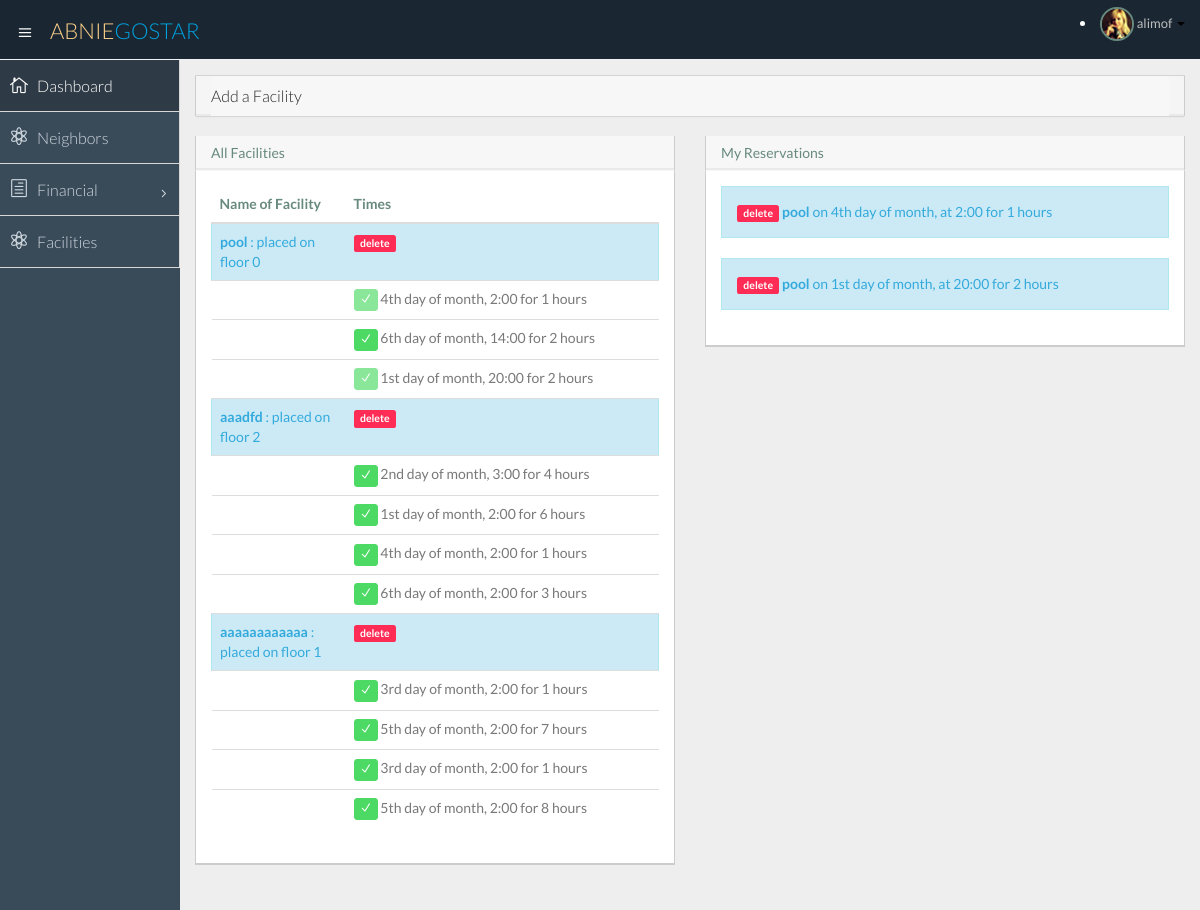
The app's page /home/facilities/ (signed in) with its own data.
### polls/models.py (models this page shows)
class Neighbor(models.Model):
    user = models.ForeignKey(User, unique=True)
    national_id = models.CharField(max_length=10, primary_key=True, null=False, default='1111')
    apartment = models.ForeignKey('Apartment', on_delete=models.CASCADE, default=0, null=True)
    sex = models.CharField(max_length=5, null=True)
    type = models.CharField(max_length=30, null=True)
    bank_account = models.CharField(max_length=30, null=True)
    _bank = models.ForeignKey('Bank', on_delete=models.CASCADE, null=True)

class Facility(models.Model):
    name = models.CharField(max_length=20, primary_key=True)
    location = models.CharField(max_length=40, null=True, blank=True)
    _building = models.ForeignKey('Building' , on_delete=models.CASCADE , null=True, blank=True)
    class Meta:
        unique_together = ('name' , '_building')

class AvailableTimes(models.Model):
    id = models.IntegerField(primary_key=True)
    facility = models.ForeignKey('Facility' , on_delete=models.CASCADE)
    day = models.IntegerField(default=1)
    hour = models.IntegerField(default=1)
    duration = models.IntegerField(default=1)
    is_reserved = models.BooleanField(default=False)

class Reservation(models.Model):
    neighbor = models.ForeignKey('Neighbor' , on_delete=models.CASCADE)
    facility = models.ForeignKey('Facility' , on_delete=models.CASCADE)
    time = models.ForeignKey('AvailableTimes', on_delete=models.CASCADE, default=1)
    class Meta:
        unique_together = ('neighbor' , 'facility', 'time')

### polls/views.py (the view, shortened to what this page needs)
# urls.py: url(r'^facilities/([a-z]+)/([0-9]+)/$', views.reserveFacility, name='reserveFacility'),
def facilities(request):#todo
    if not request.user.is_authenticated():
        return HttpResponseRedirect('/login/')
    if request.user.is_authenticated():
        user = Neighbor.objects.get(     user = User.objects.get(      username=request.user.get_username())    )
        context = {}
        context['user'] = user
        allFacilities = Facility.objects.filter(_building=user.apartment.building)
        context['facilities'] = allFacilities
        timess = {}
        for facility in allFacilities:
            temp = Reservation.objects.filter(facility=facility)
            allTimesss = []
            for t in temp:
                allTimesss.__add__([t.time])
            timess[facility.name] = AvailableTimes.objects.filter(facility___building=user.apartment.building, facility=facility).exclude(
                id__in=allTimesss
            )
        context['timess'] = timess
        myReservations = Reservation.objects.filter(neighbor=user)
        context['myReservations'] = myReservations
        if user.type == 'admin':
            form = AddFacilityForm()
            context['addFacilityForm'] = form
        return render(request, 'polls/facility.html', context)
    return HttpResponseRedirect('../../login/')

### polls/templatetags/poll_extras.py (called while the page is built)
@register.filter
def keyvalue(dict, key):
    return dict[key]

### polls/templates/polls/facility.html (shortened to what this page needs)
{% extends 'polls/temp1.html' %}
{% load poll_extras %}
{% block content %}
    {% if user.type == "admin" %}
                      <div class="panel-group m-bot20" id="accordion">
                          <div class="panel panel-default">
                              <div class="panel-heading">
                                  <h4 class="panel-title">
                                      <a class="accordion-toggle" data-toggle="collapse" data-parent="#accordion" href="#collapseOne">
                                          Add a Facility
                                      </a>
                                  </h4>
                              </div>
                          </div>
                      </div>
                                  {% endif %}
    <div class="row">
     <div class="col-sm-6">
                      <section class="panel">
                        <header class="panel-heading">
                              All Facilities
                          </header>
                      <div class="panel-body">
                      <table class="table">
                        <thead>
                        <tr>
                            <th width="30%">Name of Facility</th>
                            <th width="70%">Times</th>
                        </tr>
                        </thead>
                          <tbody>
                         {% for facility in facilities %}
                             <tr class="alert alert-info fade in">
                              <td> <strong>{{ facility.name }} </strong>:
                             placed on floor {{ facility.location }}
                              </td>
                                 <td>
                                  {% if user.type == 'admin' %}
                            <a class="label label-danger" href="{% url 'removeFacility' facility.name facility.location %}">delete</a>
                              {% endif %}
                                 </td></tr>
                                                    {% for timee in timess|keyvalue:facility.name %}
                                                        <tr><td></td>
                                                        <td><a class="btn btn-success btn-xs {% if timee.is_reserved == True %} disabled {% endif %}" href= "{% url 'reserveFacility' facility.name timee.id %}"><i class="icon_check"></i></a> {{ timee.day }}{% if timee.day == 1 %}st{% endif %}{% if timee.day == 2 %}nd{% endif %}{% if timee.day == 3 %}rd{% endif %}{% if timee.day != 1 and timee.day != 2 and timee.day != 3 %}th {% endif %}
                                                            day of month, {{ timee.hour }}:00 for {{ timee.duration }} hours</td>
                                                        </tr>
                                                    {% endfor %}
    {% endfor %}
                          </tbody>
                      </table>
                      </div>
    </section>
    </div>
    <div class="col-sm-6">
                      <section class="panel">
                        <header class="panel-heading">
                              My Reservations
                          </header>
                          <div class="panel panel-info">
                          <div class="panel-body">
                              {% for myReserve in myReservations %}
                                  <div class="alert alert-info fade in">
                                        <a class="label label-danger" href="{% url 'deleteReservation'  myReserve.neighbor.user.username myReserve.facility.name myReserve.time.id %}">delete</a>
                                      <strong>{{ myReserve.facility.name }}</strong> on
                                      {{ myReserve.time.day }}{% if myReserve.time.day == 1 %}st{% endif %}{% if myReserve.time.day == 2 %}nd{% endif %}{% if myReserve.time.day == 3 %}rd{% endif %}{% if myReserve.time.day != 1 and myReserve.time.day != 2 and myReserve.time.day != 3 %}th {% endif %}
                                      day of month,
                                      at {{ myReserve.time.hour }}:00 for {{ myReserve.time.duration }} hours
                              </div>
                              {% endfor %}
                          </div>
                          </div>
                      </section>
    </div>
    </div>
{% endblock  %}

### polls/templates/polls/temp1.html (shortened to what this page needs)
<!DOCTYPE html>
<html lang="en">
<head>
</head>
<body>
    <!DOCTYPE html>
<html lang="en">
  <head>
    {% load static %}
    {% load static %}
    <link href="{% static "polls/css/bootstrap.min.css" %}" rel="stylesheet">
    {% load static %}
    <link href="{% static "polls/css/bootstrap-theme.css" %}" rel="stylesheet">
    {% load static %}
    <link href="{% static "polls/css/elegant-icons-style.css" %}" rel="stylesheet" />
    {% load static %}
    <link href="{% static "polls/css/font-awesome.min.css" %}" rel="stylesheet" />
    {% load static %}
    <link href="{% static "polls/css/style.css" %}" rel="stylesheet">
    {% load static %}
    <link href="{% static "polls/css/style-responsive.css" %}" rel="stylesheet" />
  </head>
  <body>
  <section id="container" class="">
    {% block header %}
     <header class="header dark-bg">
            <div class="toggle-nav">
                <div class="icon-reorder tooltips" data-original-title="Toggle Navigation" data-placement="bottom"><i class="icon_menu"></i></div>
            </div>
            <a href="index.html" class="logo">Abnie<span class="lite">Gostar</span></a>
            <div class="top-nav notification-row">
                    <li class="dropdown">
                        <a data-toggle="dropdown" class="dropdown-toggle" href="#">
                            <span class="profile-ava">
                                <img alt="" src="img/avatar1_small.jpg">
                            </span>
                            <span class="username">{{ user.user.first_name}}{{ owner.user.first_name}}</span>
                            <b class="caret"></b>
                        </a>
                    </li>
            </div>
      </header>
  {% endblock %}
  {% block sidebar %}
      <aside>
          <div id="sidebar"  class="nav-collapse ">
              <ul class="sidebar-menu">
                  <li class="active">
                      <a class="" href="{%  url 'index'%}">
                          <i class="icon_house_alt"></i>
                          <span>Dashboard</span>
                      </a>
                  </li>
{% if user.type != 'owner' and owner.type != 'owner' %}
				  <li>
                      <a class="" href="{%  url 'neighbors'     %}">
                          <i class="icon_genius"></i>
                          <span>Neighbors</span>
                      </a>
                  </li>
                  <li class="sub-menu">
                      <a href="javascript:;" class="">
                          <i class="icon_document_alt"></i>
                          <span>Financial</span>
                          <span class="menu-arrow arrow_carrot-right"></span>
                      </a>
                  </li>
				  <li>
                      <a class="" href="{%  url 'facilities' %}">
                          <i class="icon_genius"></i>
                          <span>Facilities</span>
                      </a>
                  </li>
                {% endif %}
              </ul>
          </div>
      {% endblock %}
      </aside>
      <section id="main-content">
          <section class="wrapper">
              {% block content %}
                                  {% load static %}
                                                      {% load static %}
                {% endblock %}
          </section>
      </section>
  </section>
    {% load static %}
    {% load static %}
    {% load static %}
    {% load static %}
    {% load static %}
    {% load static %}
  </body>
</html>
</body>
</html>

### records on screen
Neighbor: user.first_name "alimof"
Facility: name "pool", location "0"
AvailableTimes: day "4", shows "th", hour "2", duration "1"
AvailableTimes: day "6", shows "th", hour "14", duration "2"
AvailableTimes: day "1", shows "st", hour "20", duration "2"
Facility: name "aaadfd", location "2"
AvailableTimes: day "2", shows "nd", hour "3", duration "4"
AvailableTimes: day "1", shows "st", hour "2", duration "6"
AvailableTimes: day "4", shows "th", hour "2", duration "1"
AvailableTimes: day "6", shows "th", hour "2", duration "3"
Facility: name "aaaaaaaaaaaa", location "1"
AvailableTimes: day "3", shows "rd", hour "2", duration "1"
AvailableTimes: day "5", shows "th", hour "2", duration "7"
AvailableTimes: day "3", shows "rd", hour "2", duration "1"
AvailableTimes: day "5", shows "th", hour "2", duration "8"
Reservation: facility.name "pool", time.day "4", shows "th", time.hour "2", time.duration "1"
Reservation: facility.name "pool", time.day "1", shows "st", time.hour "20", time.duration "2"
